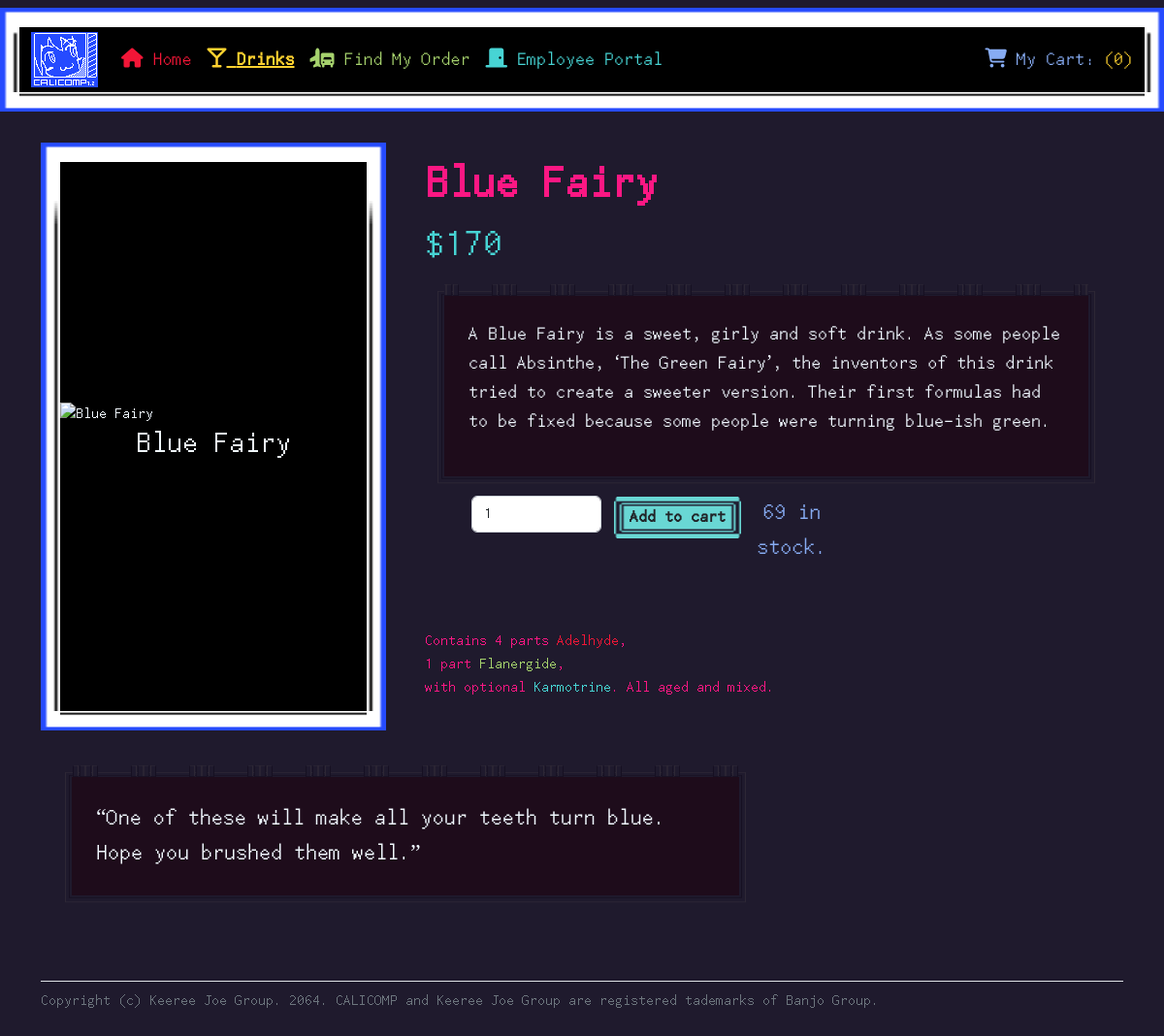
Screenshot of /drinkProfile.php?Drink=Blue Fairy with the database file from the repository.
### tables this page shows
CREATE TABLE `DRINKS`(
    `NAME`     VARCHAR(20)  PRIMARY KEY,
    `TYPE`     VARCHAR(20)  NOT NULL,
    `CATEGORY` VARCHAR(20)  NOT NULL,
    `FLAVOR`   VARCHAR(16)  NOT NULL,
    `PRICE`    SMALLINT  NOT NULL,
    `STOCK`    INT  DEFAULT 69,
    `DESC`     TEXT DEFAULT 'Collapse Fluid is the substance which fuels Collapse Technology. It is used in both Collapse and Reverse Collapse processes \nand is stored in crystalline capsule containers, which are highly volatile and must be handled carefully.',
    `QUOTE`    TEXT DEFAULT "How did you even get here? Is this my base layer?",
    `INGRED`   TEXT DEFAULT 'Contains %#% parts collapse fluid.<\p>'
);

### html/drinkProfile.php (the view, shortened to what this page needs)
<?php
require_once '../lib/drinksLib.php';
?>
<!DOCTYPE html>
<html lang="en">
<head>
  <link href="https://cdn.jsdelivr.net/npm/bootstrap@5.2.1/dist/css/bootstrap.min.css" rel="stylesheet"
>
  <link rel="stylesheet" href="https://cdnjs.cloudflare.com/ajax/libs/font-awesome/6.2.0/css/all.min.css"
/>
  <link rel="stylesheet" href="assets/stylesheet.css">
</head>
<body>
  <header>
    <nav class="navbar navbar-expand-lg navbar-dark">
      <div class="container-fluid" id="borderCALI">
        <a class="navbar-brand" href="index.php">
          <img src="assets/Logo.png" alt="CALICOMP" width="69" height="57">
        </a>
        <div class="collapse navbar-collapse" id="collapsibleNavId">
          <ul class="navbar-nav me-auto mt-2 mt-lg-0">
            <li class="nav-item">
              <a class="nav-link fs-5 Adelhyde" href="index.php">
              <i class="fas fa-home"></i> Home</a>
            </li>
            <li class="nav-item">
              <a class="nav-link fs-5 Bronson fw-bold text-decoration-underline" href="drinks.php">
              <i class="fas fa-glass-martini"></i> Drinks</a>
            </li>
            <li class="nav-item">
              <a class="nav-link fs-5 Flanergide" href="orderTrack.php">
              <i class="fas fa-truck-plane"></i> Find My Order</a>
            </li>
            <li class="nav-item">
              <a class="nav-link fs-5 Karmotrine" href="employee.php">
              <i class="fas fa-door-closed"></i> Employee Portal</a>
            </li>
          </ul>
          <a class="nav-link justify-content-end fs-5 Delta" href="cart.php">
            <i class="fas fa-shopping-cart"></i> My Cart:
            <?php
              $count = 0;
              echo "<span class=\"Bronson fw-2\">($count)</span>";
             ?>
          </a>
        </div>
      </div>
    </nav>
  </header>
  <?php
    if(!isset($_GET["Drink"]))
    {
        drinkERROR();
    }
    else
    {
        $name = str_replace('-', ' ', $_GET["Drink"]);
        $sql = <<<SQL
        SELECT *
            FROM DRINKS
            WHERE NAME = ?;
        SQL;
        try
        {
            $prepared = $pdo->prepare($sql);
        }
        catch(PDOException $e)
        {
          echo "Prepare Failure: " . $e->getMessage();
        }
        try
        {
            $result = $prepared->execute(array($name));
        }
        catch(PDOException $e)
        {
            echo "Execute Failure: " . $e->getMessage();
        }
        if(!$result) { die("Error in query."); }
        else
        {
            $rows = $prepared->fetchAll(PDO::FETCH_ASSOC);
            if(empty($rows)) { drinkERROR(); }
            else
            {
                foreach($rows as $row)
                {
                    $filename = str_replace(' ', '', $row['NAME']);
                }
            }
        }
    }
  ?>
  <main>
    <div class="container py-4">
      <div class="row align-items-md-stretch">
        <div class="col-md-4">
          <div class="h-100 d-flex justify-content-center flex-column" id="borderCALI">
            <?php
                echo "<img class=\"img-fluid\" src=\"assets/drinks/$filename\" alt=\"{$row['NAME']}\">";
                echo "<h2 class=\"text-center\">{$row['NAME']}</h2>";
            ?>
          </div>
        </div>
        <div class="col-md-8">
          <div class="h-50 p-3">
            <?php
                echo "<h1 class=\"display-5 fw-bold Stella\">{$row['NAME']}</h1>";
                echo "<p class=\"h1 Karmotrine\">\${$row['PRICE']}</p>";
                echo"<div id=\"borderIMG\"><p class=\"fs-5\">{$row['DESC']}</p></div>";
            ?>
            <form class="row px-5" action="cartAdd.php" method="POST" validate>
              <div class="col-3">
                <input class="form-control" min="1" max="<?php echo $row['STOCK']; ?>"  type="number" placeholder="Enter Quantity" value=1 name="QTY" required>
              </div>
              <div class="col-2 p-0 text-center">
                <button class="btn btn-lg btn-val fw-bold" style="white-space:nowrap;" type="Submit">Add to cart</button>
              </div>
              <div class="col-3 text-center">
                <p class="Delta fs-4"><?php echo $row['STOCK']; ?> in stock.</p>
              </div>
            </form>
            <div style="height: 50px;"></div>
            <div class="Stella">
              <?php echo "<p>", $row['INGRED'], "</p>"; ?>
            </div>
          </div>
        </div>
      </div>
      <div class="py-1">
        <div class="container-fluid py-4">
          <p class="col-md-8 fs-4" id="borderIMG">&ldquo;<?php echo $row['QUOTE']; ?>&rdquo;</p>
        </div>
      </div>
      <footer class="pt-2 mt-4 text-muted border-top">
        Copyright (c) Keeree Joe Group. 2064.
        CALICOMP and Keeree Joe Group are registered tademarks of Banjo Group.
      </footer>
    </div>
  </main>
</body>
</html>

### html/assets/stylesheet.css (style rules this page uses)
body { font-family: "CyberpunkWaifus", serif; background-color: #1F1A2D; --bs-nav-link-color: #fc1783!important; }
#borderIMG { border: 45px solid transparent; border-image-slice:28 20 22 20; border-image-width:20px 20px 20px 20px; border-image-outset:0px 0px 0px 0px; border-image-repeat:repeat; border-image-source: url(borderIMG.png); background-color: #1e0c1b; color: aliceblue; }
#borderCALI { border: 20px solid transparent; border-image-slice:9 7 11 7; border-image-width:20px 20px 20px 20px; border-image-outset:0px 0px 0px 0px; border-image-repeat:stretch; border-image-source: url(borderCALI.png); background-color: black; color: aliceblue; }
.btn-val { font-size: large; background-image: url(Button.png); background-repeat: no-repeat; background-size: 100% 100%; }
.Adelhyde { color:#f21637; }
.Delta { color:#87acf3; }
.Bronson { color:#ffd230; }
.Flanergide { color:#a6d26d; }
.Karmotrine { color:#47d4d4; }
.Stella { color:#fc1783; }

### rows the page displays
drinks: NAME "Blue Fairy", PRICE "170", DESC "A Blue Fairy is a sweet, girly and soft drink. As some people call Absinthe, ‘The Green Fairy’, the inventors of this drink tried to create a sweeter version. Their first formulas had to be fixed because some people were turning blue-ish green.", STOCK "69", INGRED "Contains 4 parts Adelhyde , 1 part Flanergide , with optional Karmotrine . All aged and mixed.", QUOTE "One of these will make all your teeth turn blue. Hope you brushed them well."

### other values shown
$count "0"
